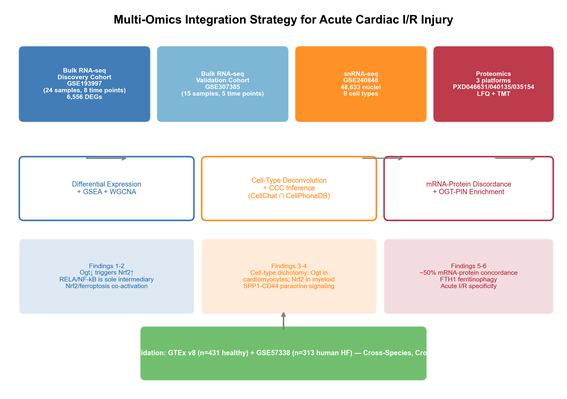
#> input picture figures/Fig1A_StudyOverview.png, 567 x 399 px, shrunk from 2385 x 1677 before the run, found by its file name
$ python assemble_multipanel.py
#> lines starting #> are read from the running program, lines starting #| are printed output that depends on the picture
#!/usr/bin/env python3
"""
Assemble individual panels into multi-panel Cell Reports figures.
Adds A/B/C/D labels and consistent styling.

Usage: python assemble_multipanel.py
Output: D:\Cardiac_Ogt_MultiOmics\figures\Fig{1-7}_Final.png
"""
from pathlib import Path
import matplotlib
matplotlib.use("Agg")
import matplotlib.pyplot as plt
import matplotlib.image as mpimg
from matplotlib.patches import Rectangle

BASE = Path(r"D:\Cardiac_Ogt_MultiOmics")
FIGS = BASE / "figures"
OUT = BASE / "figures"  # output to same directory

plt.rcParams.update({
    "font.family": "sans-serif",
    "font.sans-serif": ["Arial", "Helvetica"],
    "figure.dpi": 300,
    "savefig.dpi": 300,
    "savefig.bbox": "tight",
})

def add_panel_label(ax, label, x=-0.02, y=1.02, fontsize=14):
    """Add bold panel label in top-left corner"""
    ax.text(x, y, label, transform=ax.transAxes, fontsize=fontsize,
            fontweight="bold", ha="left", va="bottom")

def save_final(fig, name):
    path = FIGS / name
    fig.savefig(path, dpi=300, bbox_inches="tight", facecolor="white", edgecolor="none")
    print(f"  Saved: {path}")
    plt.close(fig)

# ================================================================
# Figure 1: Study Overview + Volcano
# ================================================================
def assemble_fig1():
    print("Assembling Figure 1...")
    img_a = mpimg.imread(str(FIGS / "Fig1A_StudyOverview.png"))
#> img_a is the input picture: shape (399, 567, 4) float32; mean R, G, B, A 0.878, 0.868, 0.845, 1
    img_b = mpimg.imread(str(FIGS / "Fig1B_Volcano.png"))
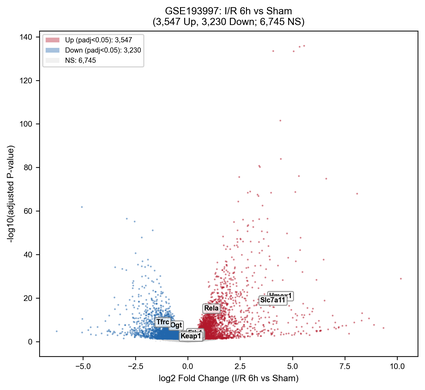
#> input picture figures/Fig1B_Volcano.png, 425 x 390 px, shrunk from 1788 x 1638 before the run, found by its file name
#> img_b is the input picture: shape (390, 425, 4) float32; mean R, G, B, A 0.973, 0.97, 0.971, 1

    fig = plt.figure(figsize=(16, 7))
    ax1 = fig.add_subplot(1, 2, 1)
    ax1.imshow(img_a)
    ax1.axis("off")
    add_panel_label(ax1, "A")

    ax2 = fig.add_subplot(1, 2, 2)
    ax2.imshow(img_b)
    ax2.axis("off")
    add_panel_label(ax2, "B")

    plt.tight_layout(pad=0.5)
    save_final(fig, "Fig1_Final")
#> in save_final, `fig.savefig(path, dpi=300, bbox_inches="tight", facecolor="white", edg..`:
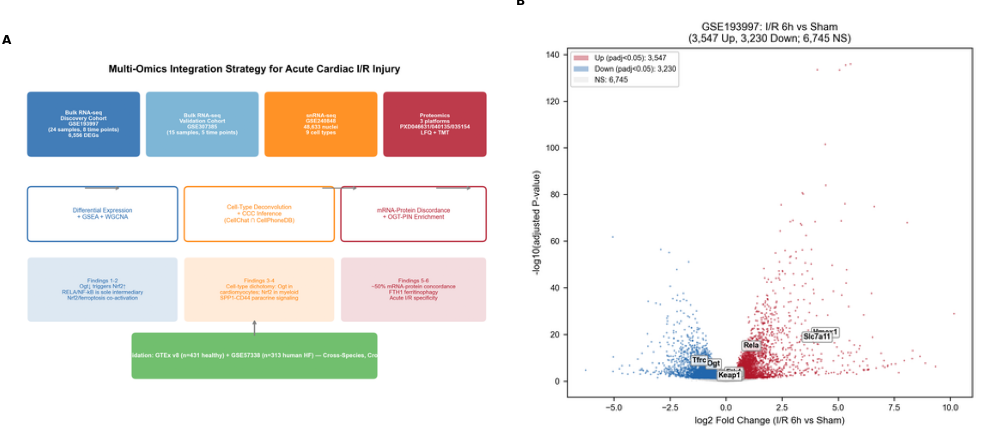
#> figure drawn by matplotlib, 2 panels

# ================================================================
# Figure 2: GSEA + Heatmap + GTEx Baseline
# ================================================================
def assemble_fig2():
    print("Assembling Figure 2...")
    img_a = mpimg.imread(str(FIGS / "Fig2A_GSEA_Nrf2ARE.png"))
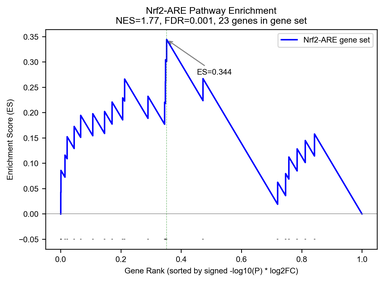
#> input picture figures/Fig2A_GSEA_Nrf2ARE.png, 384 x 282 px, shrunk from 1616 x 1186 before the run, found by its file name
#> img_a is the input picture: shape (282, 384, 4) float32; mean R, G, B, A 0.958, 0.958, 0.973, 1
    img_b = mpimg.imread(str(FIGS / "Fig2B_CoreGene_Heatmap.png"))
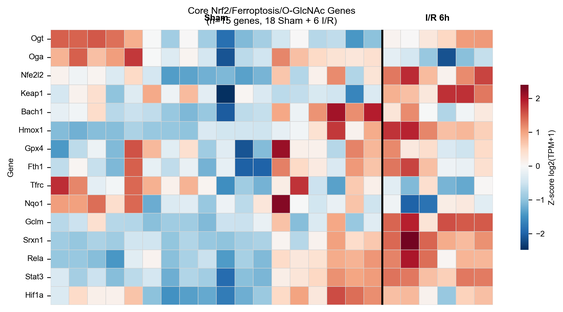
#> input picture figures/Fig2B_CoreGene_Heatmap.png, 563 x 312 px, shrunk from 2368 x 1310 before the run, found by its file name
#> img_b is the input picture: shape (312, 563, 4) float32; mean R, G, B, A 0.836, 0.805, 0.813, 1
    img_c = mpimg.imread(str(FIGS / "Fig2C_GTEx_Baseline.png"))
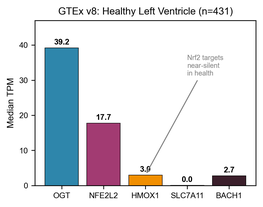
#> input picture figures/Fig2C_GTEx_Baseline.png, 263 x 207 px, shrunk from 1107 x 869 before the run, found by its file name
#> img_c is the input picture: shape (207, 263, 4) float32; mean R, G, B, A 0.874, 0.885, 0.902, 1

    fig = plt.figure(figsize=(16, 12))
    # A: GSEA (top-left, wider)
    ax1 = fig.add_subplot(2, 3, (1, 3))  # spans top row, full width
    ax1.imshow(img_a)
    ax1.axis("off")
    add_panel_label(ax1, "A")

    # B: Heatmap (bottom-left, wider)
    ax2 = fig.add_subplot(2, 3, (4, 5))
    ax2.imshow(img_b)
    ax2.axis("off")
    add_panel_label(ax2, "B")

    # C: GTEx baseline (bottom-right)
    ax3 = fig.add_subplot(2, 3, 6)
    ax3.imshow(img_c)
    ax3.axis("off")
    add_panel_label(ax3, "C")

    plt.tight_layout(pad=0.3)
    save_final(fig, "Fig2_Final")

# ================================================================
# Figure 3: mRNA-Protein — already multi-panel, just copy with label
# ================================================================
def assemble_fig3():
    print("Assembling Figure 3 (already multi-panel)...")
    img = mpimg.imread(str(FIGS / "Fig3_mRNA_Protein_Final.png"))
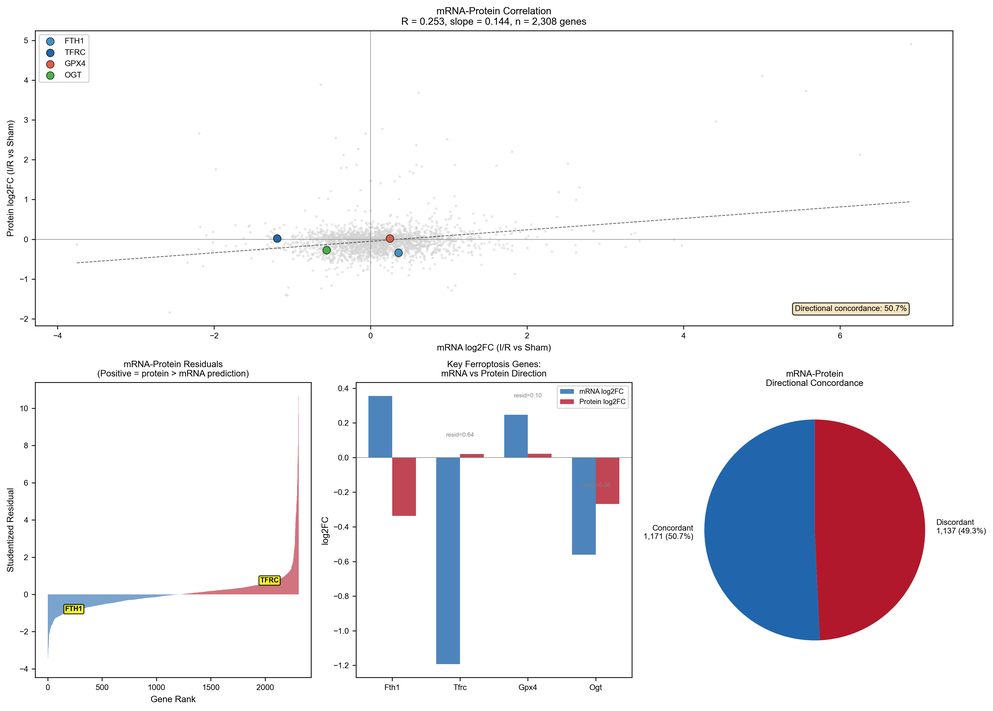
#> input picture figures/Fig3_mRNA_Protein_Final.png, 993 x 711 px, shrunk from 4175 x 2988 before the run, found by its file name
#> img is the input picture: shape (711, 993, 4) float32; mean R, G, B, A 0.941, 0.933, 0.946, 1

    fig, ax = plt.subplots(figsize=(14, 10))
    ax.imshow(img)
    ax.axis("off")
    # The existing figure already has sub-panel titles, add overall label
    ax.text(0, 1.01, "Figure 3", transform=ax.transAxes, fontsize=14,
            fontweight="bold", ha="left", va="bottom")

    save_final(fig, "Fig3_Final")

# ================================================================
# Figure 4: snRNA-seq UMAP + Feature + Violin — 4 panels
# ================================================================
def assemble_fig4():
    print("Assembling Figure 4...")
#> (the run stopped early here; a loop or call above may not have finished)
